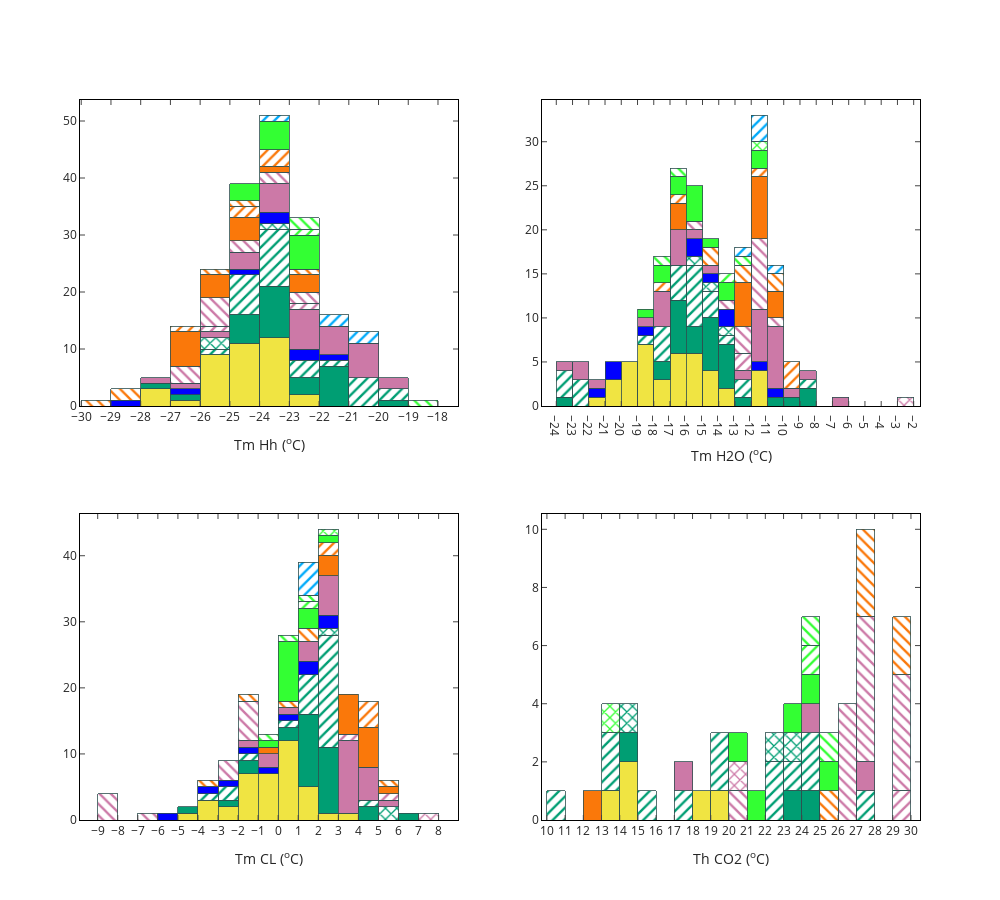

Notebook source saved alongside this figure:
### Code cell
# ---------- Create subplots using plotly.express histogram

from plotly.subplots import make_subplots
import plotly.graph_objects as go

to_plot = df_FI

#Create a 2x2 subplot
fig = make_subplots(rows=2, cols=2)

x_list = ('Tm Hh','Tm H2O','Tm CL','Th CO2')

       
        # Create figures in Express
figure1 = px.histogram(to_plot, x=x_list[0], 
                       color="Host",
                       pattern_shape="type",
#                        labels={x: x+" (<sup>o</sup>C)"},
                       color_discrete_map=colors_map,
                       hover_data=["sample",'piece','field',"analysis","Phases","Host"])

figure2 = px.histogram(to_plot, x=x_list[1], 
                       color="Host",
                       pattern_shape="type",
#                        labels={x: x+" (<sup>o</sup>C)"},
                       color_discrete_map=colors_map,
                       hover_data=["sample",'piece','field',"analysis","Phases","Host"])

figure3 = px.histogram(to_plot, x=x_list[2], 
                       color="Host",
                       pattern_shape="type",
#                        labels={x: x+" (<sup>o</sup>C)"},
                       color_discrete_map=colors_map,
                       hover_data=["sample",'piece','field',"analysis","Phases","Host"])

figure4 = px.histogram(to_plot, x=x_list[3], 
                       color="Host",
                       pattern_shape="type",
                       color_discrete_map=colors_map,
#                        labels={x: x+" (<sup>o</sup>C)"},
                       hover_data=["sample",'piece','field',"analysis","Phases","Host"])


# For as many traces that exist per Express figure, get the traces from each plot and store them in an array.
# This is essentially breaking down the Express fig into it's traces
figure1_traces = []
figure2_traces = []
figure3_traces = []
figure4_traces = []

for trace in range(len(figure1["data"])):
    figure1_traces.append(figure1["data"][trace])
for trace in range(len(figure2["data"])):
    figure2_traces.append(figure2["data"][trace])
for trace in range(len(figure3["data"])):
    figure3_traces.append(figure3["data"][trace])
for trace in range(len(figure4["data"])):
    figure4_traces.append(figure4["data"][trace])


# Get the Express fig broken down as traces and add the traces to the proper plot within in the subplot
for traces in figure1_traces:
    fig.append_trace(traces, row=1, col=1)
for traces in figure2_traces:
    fig.append_trace(traces, row=1, col=2)
for traces in figure3_traces:
    fig.append_trace(traces, row=2, col=1)
for traces in figure4_traces:
    fig.append_trace(traces, row=2, col=2)


# -------------------------------------------------------------------------------------------------

fig.update_xaxes(title_text=x_list[0] + " (<sup>o</sup>C)", range=[to_plot[x_list[0]].min()-1, to_plot[x_list[0]].max()+1], row=1, col=1)
fig.update_xaxes(title_text=x_list[1] + " (<sup>o</sup>C)", range=[to_plot[x_list[1]].min()-1, to_plot[x_list[1]].max()+1], row=1, col=2)
fig.update_xaxes(title_text=x_list[2] + " (<sup>o</sup>C)", range=[to_plot[x_list[2]].min()-1, to_plot[x_list[2]].max()+1], row=2, col=1)
fig.update_xaxes(title_text=x_list[3] + " (<sup>o</sup>C)", range=[to_plot[x_list[3]].min()-1, to_plot[x_list[3]].max()+1], row=2, col=2)


fig.update_layout(template="simple_white", 
                  barmode='stack',
                  showlegend=False,
                 height=900, width=1000)

fig.update_xaxes(ticks='inside',zeroline=False,linecolor="black",showgrid=False,mirror= "allticks")
fig.update_yaxes(ticks='inside',zeroline=False,linecolor="black",showgrid=False,mirror= "allticks")

# x_tick = np.arange(to_plot[x].min()-1,to_plot[x].max()+1,1, dtype=int)
fig.update_xaxes(tickvals=np.arange(-30,35,1))

fig.update_traces(marker=dict(line=dict(width=0.8,
                                        color='DarkSlateGrey')),
                 xbins=dict(size=1)
                 )

# fig.write_image(data_dir+"figures/plot_hists.pdf")

fig.show()
